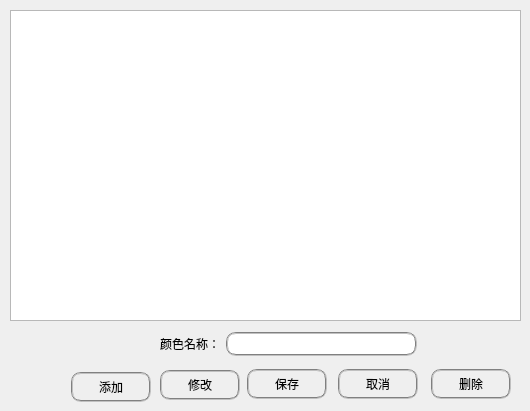
     <widget class="QWidget" name="Color_page">
      <widget class="QTableView" name="Color_tableView">
       <property name="geometry">
        <rect>
         <x>10</x>
         <y>10</y>
         <width>511</width>
         <height>311</height>
        </rect>
       </property>
      </widget>
      <widget class="QLabel" name="label_5">
       <property name="geometry">
        <rect>
         <x>160</x>
         <y>336</y>
         <width>60</width>
         <height>16</height>
        </rect>
       </property>
       <property name="styleSheet">
        <string notr="true">background:transparent</string>
       </property>
       <property name="text">
        <string>颜色名称：</string>
       </property>
      </widget>
      <widget class="QLineEdit" name="Color_Name_lineEdit">
       <property name="geometry">
        <rect>
         <x>226</x>
         <y>332</y>
         <width>191</width>
         <height>24</height>
        </rect>
       </property>
       <property name="styleSheet">
        <string notr="true">border: 2px groove gray; border-radius: 10px; padding: 2px 4px</string>
       </property>
      </widget>
      <widget class="QPushButton" name="Cancel_Color_pushButton">
       <property name="geometry">
        <rect>
         <x>338</x>
         <y>369</y>
         <width>80</width>
         <height>30</height>
        </rect>
       </property>
       <property name="styleSheet">
        <string notr="true">border: 2px groove gray; border-radius: 10px; padding: 2px 4px</string>
       </property>
       <property name="text">
        <string>取消</string>
       </property>
      </widget>
      <widget class="QPushButton" name="Modify_Color_pushButton">
       <property name="geometry">
        <rect>
         <x>160</x>
         <y>370</y>
         <width>80</width>
         <height>30</height>
        </rect>
       </property>
       <property name="styleSheet">
        <string notr="true">border: 2px groove gray; border-radius: 10px; padding: 2px 4px</string>
       </property>
       <property name="text">
        <string>修改</string>
       </property>
      </widget>
      <widget class="QPushButton" name="Delete_Color_pushButton">
       <property name="geometry">
        <rect>
         <x>431</x>
         <y>369</y>
         <width>80</width>
         <height>30</height>
        </rect>
       </property>
       <property name="styleSheet">
        <string notr="true">border: 2px groove gray; border-radius: 10px; padding: 2px 4px</string>
       </property>
       <property name="text">
        <string>删除</string>
       </property>
      </widget>
      <widget class="QPushButton" name="Add_Color_pushButton">
       <property name="geometry">
        <rect>
         <x>71</x>
         <y>372</y>
         <width>80</width>
         <height>30</height>
        </rect>
       </property>
       <property name="styleSheet">
        <string notr="true">border: 2px groove gray; border-radius: 10px; padding: 2px 4px</string>
       </property>
       <property name="text">
        <string>添加</string>
       </property>
      </widget>
      <widget class="QPushButton" name="Save_Color_pushButton">
       <property name="geometry">
        <rect>
         <x>247</x>
         <y>369</y>
         <width>80</width>
         <height>30</height>
        </rect>
       </property>
       <property name="styleSheet">
        <string notr="true">border: 2px groove gray; border-radius: 10px; padding: 2px 4px</string>
       </property>
       <property name="text">
        <string>保存</string>
       </property>
      </widget>
     </widget>
